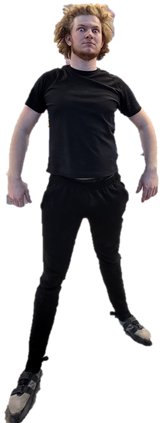
#> input picture art/player_animations/Hans/hans_stuned.png, 165 x 423 px, found by its file name
$ python editing.py
#> lines starting #> are read from the running program, lines starting #| are printed output that depends on the picture
from PIL import Image

# Opens a image in RGB mode
im = Image.open(r"art\player_animations\Hans\hans_stuned.png")
#> im is the input picture: PIL image 165x423 RGBA; mean R, G, B, A 20.9, 18.4, 19.5, 94.3

# Size of the image in pixels (size of original image)
# (This is not mandatory)
width, height = im.size
#> width = 165; height = 423

# Setting the points for cropped image
left = 50
top = 0
right = 115
bottom = height/6
#> bottom = 70.5

# Cropped image of above dimension
# (It will not change original image)
im1 = im.crop((left, top, right, bottom))
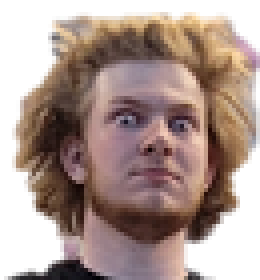
#> im1: PIL image 65x70 RGBA (shown 4 times larger); mean R, G, B, A 104.3, 82.8, 74.9, 180.2; transparent parts drawn white

# Save image
im.show()
